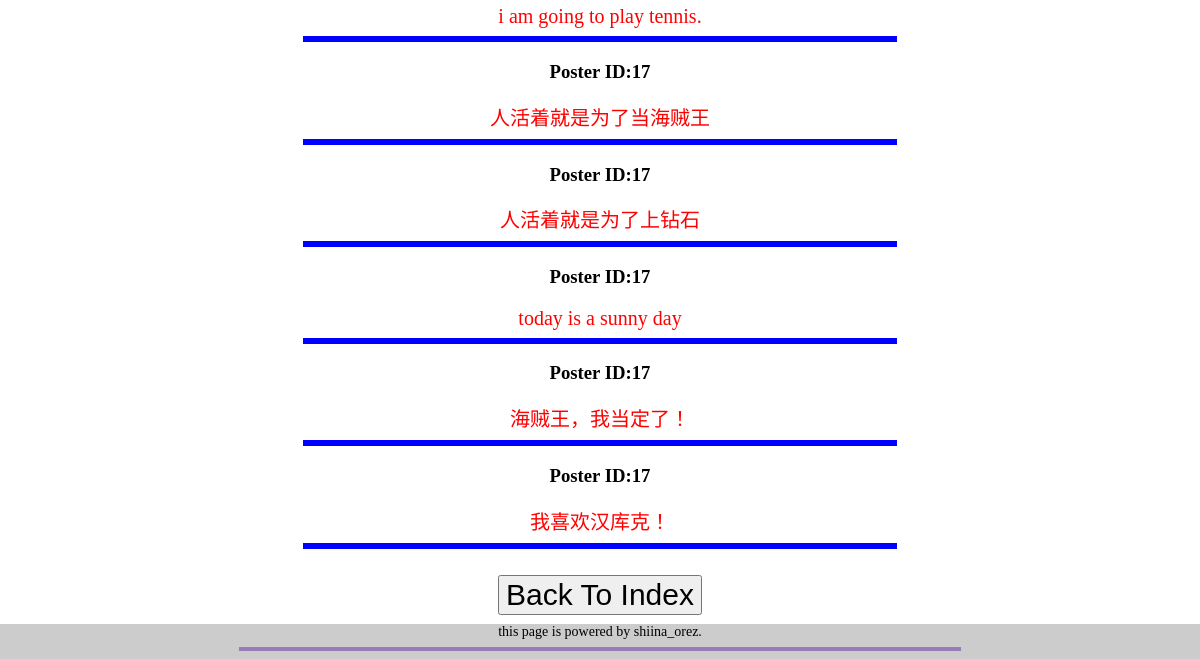
/auth/activities/ (lower part), run on an earlier commit of the app's database.
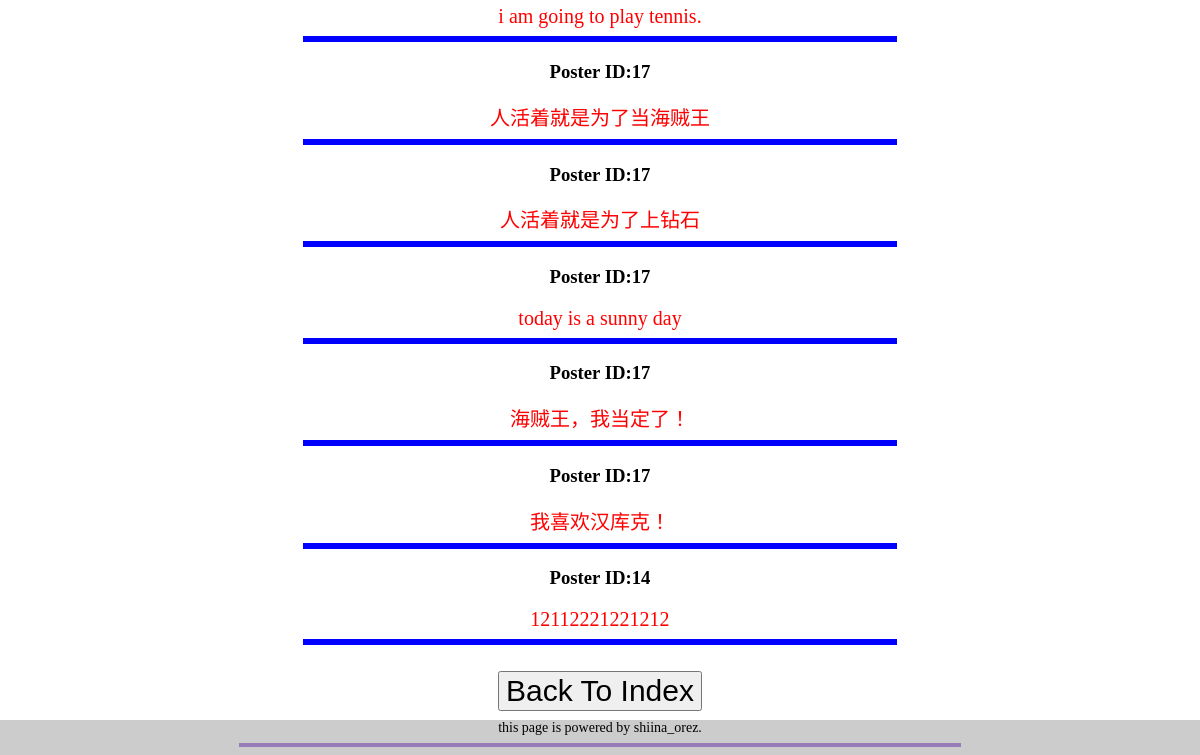
And on a later commit of the database.
### flasky/app/models.py (models this page shows)
class Text(db.Model):
	__tablename__='texts'
	id=db.Column(db.Integer,primary_key=True)
	incl=db.Column(db.String(1000))
	user_id=db.Column(db.Integer,db.ForeignKey('users.id'))

### flasky/app/auth/views.py (the view)
@auth.route('/activities/',methods=['GET','POST'])
def activities():
	usrname=request.args.get('username')
	texts=Text.query.all()
	return render_template("auth/activities.html",texts=texts,username=usrname)

### flasky/app/templates/auth/activities.html (shortened to what this page needs)
<!DOCTYPE html>
<html>
<head>
</head>
<body>
	<div class="body">
		{% for text in texts %}
			<hr style="border: 1 dashed #987cb9" width ="50%" color= blue size="6">
			<h3>Poster ID:{{text.user_id}} </h3>
			<a style="color: red;font-size: 20px;">  {{text.incl}} </a>
		{% endfor %}
		<hr style="border: 1 dashed #987cb9" width ="50%" color= blue size="6">
		{% if username %}
			</br>
			<input style="font-size: 30px;" type="button"
			onclick="window.open('/auth/profile/?username={{username}}')" value="Back To Profile">
			</input>
		{% else %}
			<input style="font-size: 30px;" type="button"
			onclick="window.open('/auth/')" value="Back To Index">
		{% endif %}
	</div>
	<div class="botCenter">
		this page is powered by shiina_orez.
		<hr style="border: 1 dashed #987cb9 " width="60%" color=#987cb9 size="4">
	</div>
</body>
</html>

### flasky/app/templates/auth/activities.html (style rules this page uses)
body { text-align: center; }
.botCenter { width: 100%;height: 35px;background: #ccc;position: fixed;bottom: 0px;left: 0px;font-size: 14px;color: #000;text-align: center; }

What changed in the data, as far as the page shows it:
added Text: user_id "14", incl "12112221221212"
